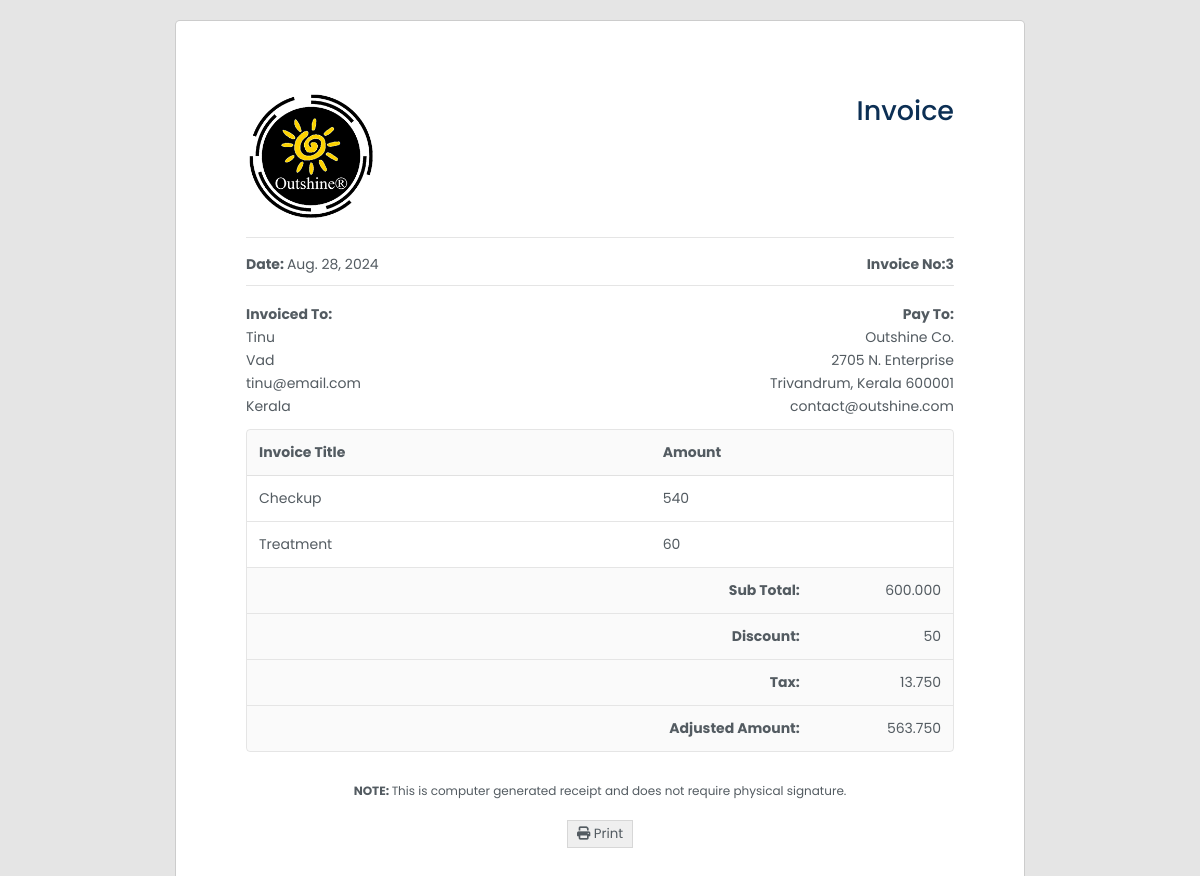
The app's page /app/invoiceProfile/3/ (signed in) with its own data.
### doctor/models.py (models this page shows, shortened)
class MainInvoice(models.Model):
    patient = models.ForeignKey(PatientDetails, on_delete=models.CASCADE)
    date = models.DateField()
    total_amount = models.CharField(max_length=50, blank=True, null=True)
    discount_amount = models.CharField(max_length=50, blank=True, null=True)
    discount_percentage = models.CharField(max_length=50, blank=True, null=True)
    tax_percentage = models.CharField(max_length=50, blank=True, null=True)
    tax_amount = models.CharField(max_length=50, blank=True, null=True)
    adjusted_amount = models.CharField(max_length=50)

class PatientDetails(models.Model):
    patient_name = models.CharField(max_length=50)
    gender = models.CharField(
         max_length=20,
         choices=(("Male", "Male"), ("Female", "Female"), ("Other", "Other")),
     )
    blood_group = models.CharField(
        max_length=20, blank=True, null=True,
        choices=(
            ("O-", "O-"),
            ("O+", "O+"),
            ("A-", "A-"),
            ("A+", "A+"),
            ("B-", "B-"),
            ("B+", "B+"),
            ("AB-", "AB-"),
            ("AB+", "AB+"),
        ),
    )
    address = models.CharField(max_length=250, blank=True, null=True)
    state = models.CharField(max_length=200, blank=True, null=True)
    country = models.CharField(max_length=200, blank=True, null=True)
    pin_code = models.BigIntegerField(blank=True, null=True)
    email = models.EmailField(default="", max_length=50, unique=True)
    date_of_birth = models.DateField()
    phone_number = models.CharField(default="", max_length=20)
    patient_image = models.BinaryField(blank=True, null=True)
    created = models.DateTimeField(auto_now_add=True)
    updated = models.DateTimeField(auto_now=True)

class SubInvoice(models.Model):
    invoice = models.ForeignKey(MainInvoice, on_delete=models.CASCADE, blank=True, null=True)
    invoice_title = models.CharField(max_length=50, blank=True, null=True)
    subtotal_amount = models.CharField(max_length=50, blank=True, null=True)

### doctor/views.py (the view)
# urls.py: path("invoiceProfile/<int:invoice_id>/", views.invoice_profile, name="invoice_profile"),
@login_required
def invoice_profile(request, invoice_id):
    invoice = get_object_or_404(MainInvoice, pk=invoice_id)
    subinvoice = SubInvoice.objects.filter(invoice=invoice)
    return render(request, "invoice/invoice_profile.html", {'invoice': invoice, 'subinvoice': subinvoice})

### templates/invoice/invoice_profile.html (shortened to what this page needs)
{% load static %}
<!DOCTYPE html>
<html>
    <head>
        <link rel="stylesheet" href="https://cdnjs.cloudflare.com/ajax/libs/font-awesome/6.2.1/css/all.min.css" />
        <link rel="stylesheet" href="{% static 'css/invoice_style.css' %}">
    </head>
    <body>
        <div class = "invoice-wrapper" id = "print-area">
            <div class = "invoice">
                <div class = "invoice-container">
                    <div class = "invoice-head">
                        <div class = "invoice-head-top">
                            <div class = "invoice-head-top-left text-start">
                                <img src = "{% static 'img/outshine-logo.png' %}">
                            </div>
                            <div class = "invoice-head-top-right text-end">
                                <h3>Invoice</h3>
                            </div>
                        </div>
                        <div class = "hr"></div>
                        <div class = "invoice-head-middle">
                            <div class = "invoice-head-middle-left text-start">
                                <p><span class = "text-bold">Date: </span>{{ invoice.date }}</p>
                            </div>
                            <div class = "invoice-head-middle-right text-end">
                                <p><spanf class = "text-bold">Invoice No:</span>{{ invoice.id }}</p>
                            </div>
                        </div>
                        <div class = "hr"></div>
                        <div class = "invoice-head-bottom">
                            <div class = "invoice-head-bottom-left">
                                <ul>
                                    <li class = 'text-bold'>Invoiced To:</li>
                                    <li>{{ invoice.patient.patient_name }}</li>
                                        <li>{{ invoice.patient.address }}</li>
                                        <li>{{ invoice.patient.email }}</li>
                                        <li>{{ invoice.patient.state }}</li>
                                </ul>
                            </div>
                            <div class = "invoice-head-bottom-right">
                                <ul class = "text-end">
                                    <li class = 'text-bold'>Pay To:</li>
                                    <li>Outshine Co.</li>
                                    <li>2705 N. Enterprise</li>
                                    <li>Trivandrum, Kerala 600001</li>
                                    <li>contact@outshine.com</li>
                                </ul>
                            </div>
                        </div>
                    </div>
                    <div class = "overflow-view">
                        <div class = "invoice-body">
                            <table>
                                <thead>
                                    <tr>
                                        <td class = "text-bold">Invoice Title</td>
                                        <td class = "text-bold">Amount</td>
                                    </tr>
                                </thead>
                                <tbody>
                                    {% for data in subinvoice %}
                                    <tr>
                                        <td>{{ data.invoice_title }}</td>
                                        <td>{{ data.subtotal_amount }}</td>
                                    </tr>
                                    {% endfor %}
                                </tbody>
                            </table>
                            <div class = "invoice-body-bottom">
                                <div class = "invoice-body-info-item border-bottom">
                                    <div class = "info-item-td text-end text-bold">Sub Total:</div>
                                    <div class = "info-item-td text-end">{{ invoice.total_amount }}</div>
                                </div>
                                <div class = "invoice-body-info-item border-bottom">
                                    <div class = "info-item-td text-end text-bold">Discount:</div>
                                    <div class = "info-item-td text-end">{{ invoice.discount_amount }}</div>
                                </div>
                                <div class = "invoice-body-info-item border-bottom">
                                    <div class = "info-item-td text-end text-bold">Tax:</div>
                                    <div class = "info-item-td text-end">{{ invoice.tax_amount }}</div>
                                </div>
                                <div class = "invoice-body-info-item">
                                    <div class = "info-item-td text-end text-bold">Adjusted Amount:</div>
                                    <div class = "info-item-td text-end">{{ invoice.adjusted_amount }}</div>
                                </div>
                            </div>
                        </div>
                    </div>
                    <div class = "invoice-foot text-center">
                        <p><span class = "text-bold text-center">NOTE:&nbsp;</span>This is computer generated receipt and does not require physical signature.</p>
                        <div class = "invoice-btns">
                            <button type = "button" class = "invoice-btn" onclick="printInvoice()">
                                <span>
                                    <i class="fa-solid fa-print"></i>
                                </span>
                                <span>Print</span>
                            </button>
                        </div>
                    </div>
                </div>
            </div>
        </div>
    </body>
</html>

### static/css/invoice_style.css (style rules this page uses)
*, *::after, *::before { padding: 0; margin: 0; box-sizing: border-box; }
:root { --blue-color: #0c2f54; --dark-color: #535b61; --white-color: #fff; }
ul { list-style-type: none; }
ul li { margin: 2px 0; }
.text-end { text-align: right; }
.text-center { text-align: center; }
.text-start { text-align: left; }
.text-bold { font-weight: 700; }
.hr { height: 1px; background-color: rgba(0, 0, 0, 0.1); }
.border-bottom { border-bottom: 1px solid rgba(0, 0, 0, 0.1); }
body { font-family: 'Poppins', sans-serif; color: var(--dark-color); font-size: 14px; }
.invoice-wrapper { min-height: 100vh; background-color: rgba(0, 0, 0, 0.1); padding-top: 20px; padding-bottom: 20px; }
.invoice { max-width: 850px; margin-right: auto; margin-left: auto; background-color: var(--white-color); padding: 70px; border: 1px solid rgba(0, 0, 0, 0.2); border-radius: 5px; min-height: 920px; }
.invoice-head-top-left img { width: 130px; }
.invoice-head-top-right h3 { font-weight: 500; font-size: 27px; color: var(--blue-color); }
.invoice-head-middle, .invoice-head-bottom { padding: 16px 0; }
.invoice-body { border: 1px solid rgba(0, 0, 0, 0.1); border-radius: 4px; overflow: hidden; }
.invoice-body table { border-collapse: collapse; border-radius: 4px; width: 100%; }
.invoice-body table td, .invoice-body table th { padding: 12px; }
.invoice-body table tr { border-bottom: 1px solid rgba(0, 0, 0, 0.1); }
.invoice-body table thead { background-color: rgba(0, 0, 0, 0.02); }
.invoice-body-info-item { display: grid; grid-template-columns: 80% 20%; }
.invoice-body-info-item .info-item-td { padding: 12px; background-color: rgba(0, 0, 0, 0.02); }
.invoice-foot { padding: 30px 0; }
.invoice-foot p { font-size: 12px; }
.invoice-btns { margin-top: 20px; display: flex; justify-content: center; }
.invoice-btn { padding: 3px 9px; color: var(--dark-color); font-family: inherit; border: 1px solid rgba(0, 0, 0, 0.1); cursor: pointer; }
.invoice-head-top, .invoice-head-middle, .invoice-head-bottom { display: grid; grid-template-columns: repeat(2, 1fr); padding-bottom: 10px; }
.overflow-view { overflow-x: scroll; }
.invoice-body { min-width: 600px; }

### records on screen
MainInvoice: date "Aug. 28, 2024", id "3", patient.patient_name "Tinu", patient.address "Vad", patient.email "tinu@email.com", patient.state "Kerala", total_amount "600.000", discount_amount "50", tax_amount "13.750", adjusted_amount "563.750"
SubInvoice: invoice_title "Checkup", subtotal_amount "540"
SubInvoice: invoice_title "Treatment", subtotal_amount "60"
